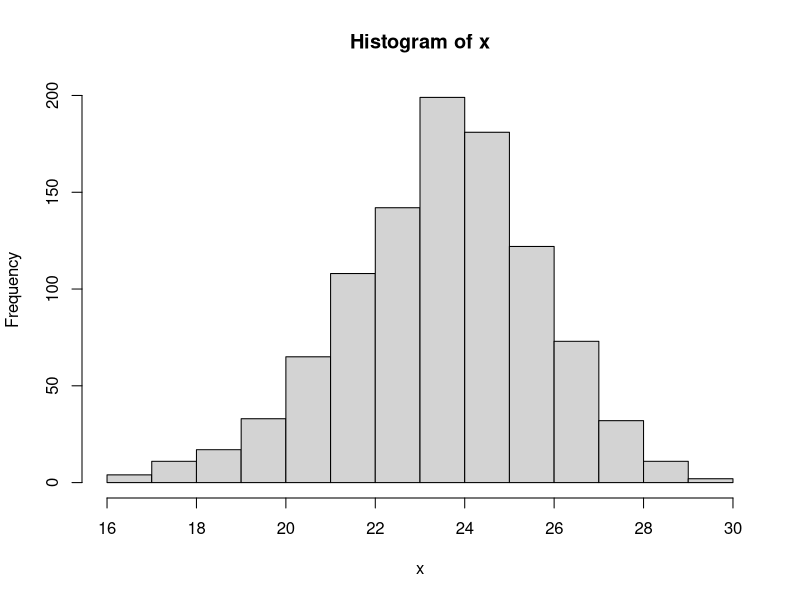
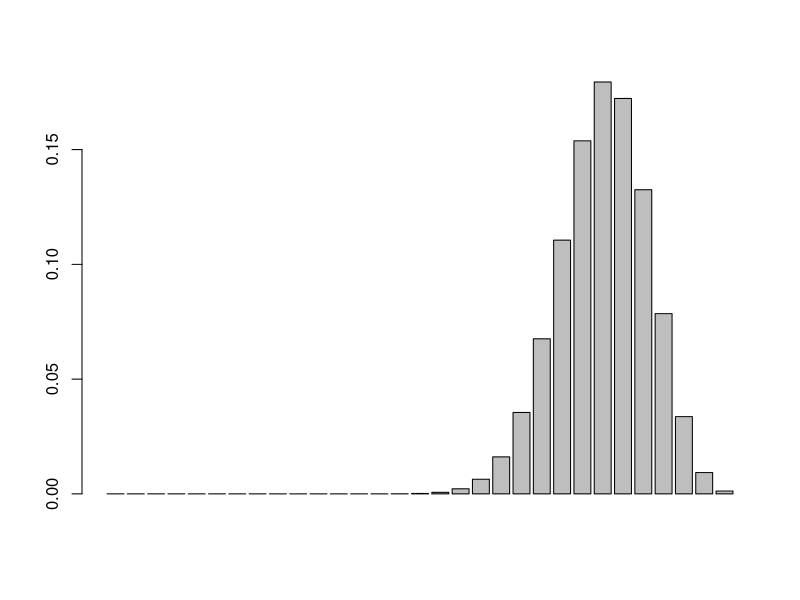
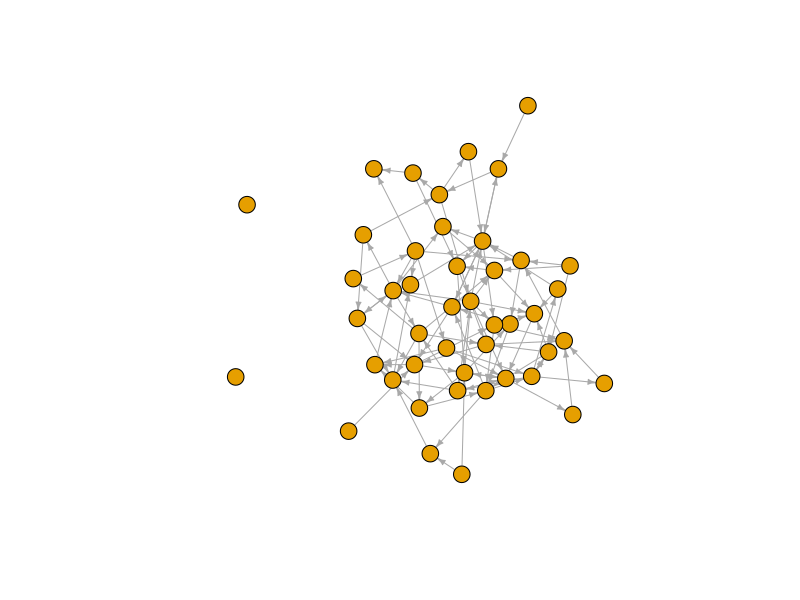
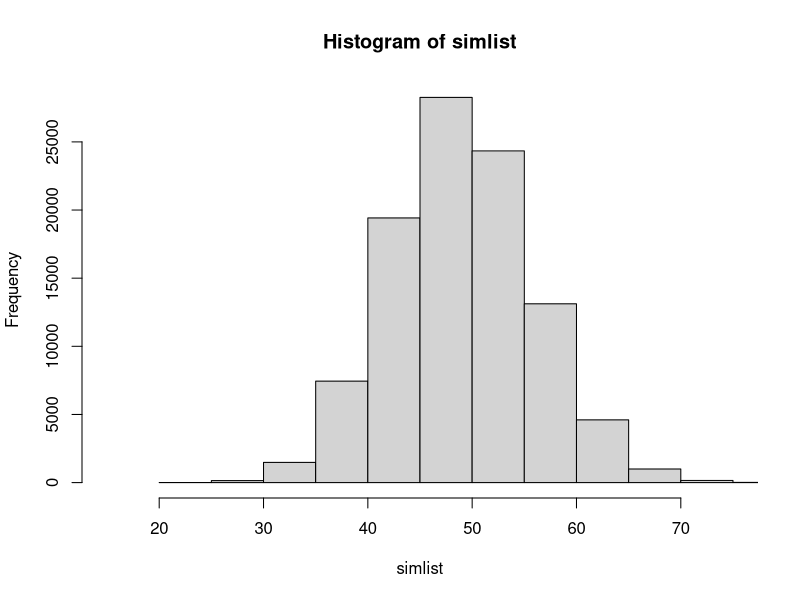
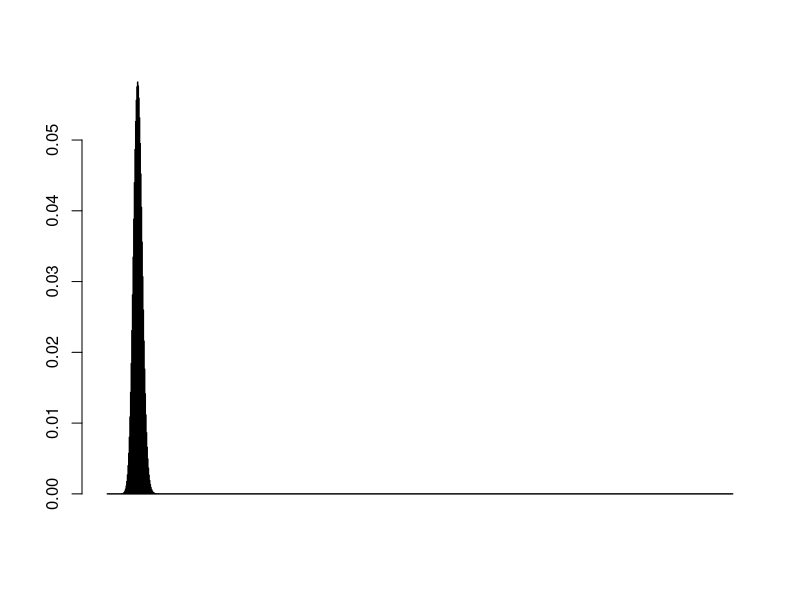
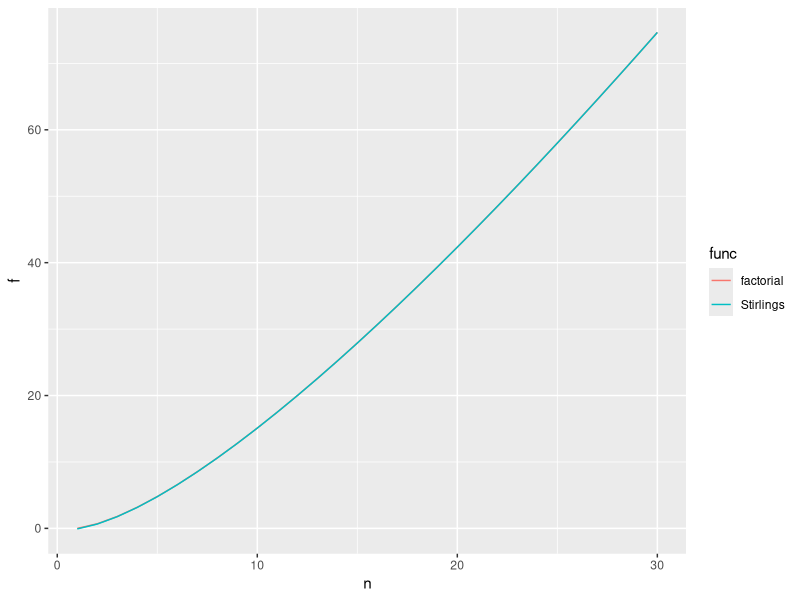

The R script that drew these images, in order:
## ---- chunk 1
x <- rbinom(1000, size = 30, prob = .8)
hist(x)

barplot(dbinom(0:30, 30, .8))
## ---- chunk 2
library(igraph)
set.seed(404)
n <- 45
p <- .05
m <- matrix(sample(c(0, 1), size = n^2, replace = TRUE, prob = c(1 - p, p)), ncol = n)
g <- graph_from_adjacency_matrix(m)
g <- simplify(g, remove.multiple = F, remove.loops = T) 
plot(g, edge.arrow.size = .4, vertex.size = 9, vertex.label = NA)
## ---- chunk 3
# replicate
simlist <- rep(NA, 1e5)

for(i in 1:1e5) {
  # simulate
  m <- matrix(sample(c(0, 1), size = n^2, replace = TRUE, prob = c(1 - p, p)), ncol = n)
  m[lower.tri(m, diag = TRUE)] <- 0 # make undirected and remove loops
  # store
  simlist[i] <- sum(m)
}

hist(simlist, xlim = c(15, 75))
barplot(dbinom(1:choose(n, 2), choose(n, 2), prob = p))
## ---- chunk 4
f1 <- function(n) {
  factorial(n)
}

f2 <- function(n) {
  n^n * exp(-n) * sqrt(2 * pi * n)
}

df <- data.frame(n = rep(1:30, 2),
                 f = log(c(f1(1:30), f2(1:30))),
                 func = as.factor(rep(c("factorial", "Stirlings"), each = 30))
                 )
library(ggplot2)
ggplot(df, aes(x = n, y = f)) +
  geom_line(aes(color = func))
